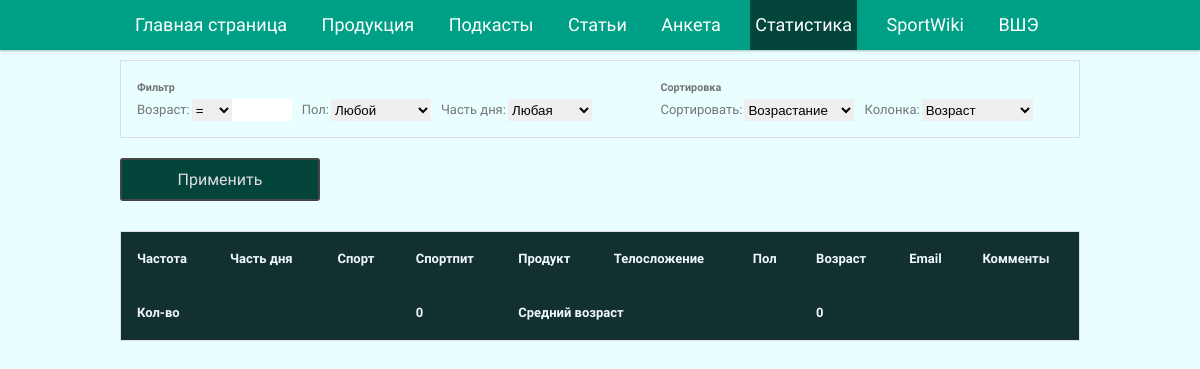
/web_app/stats (signed in), run on an earlier commit of the app's database.
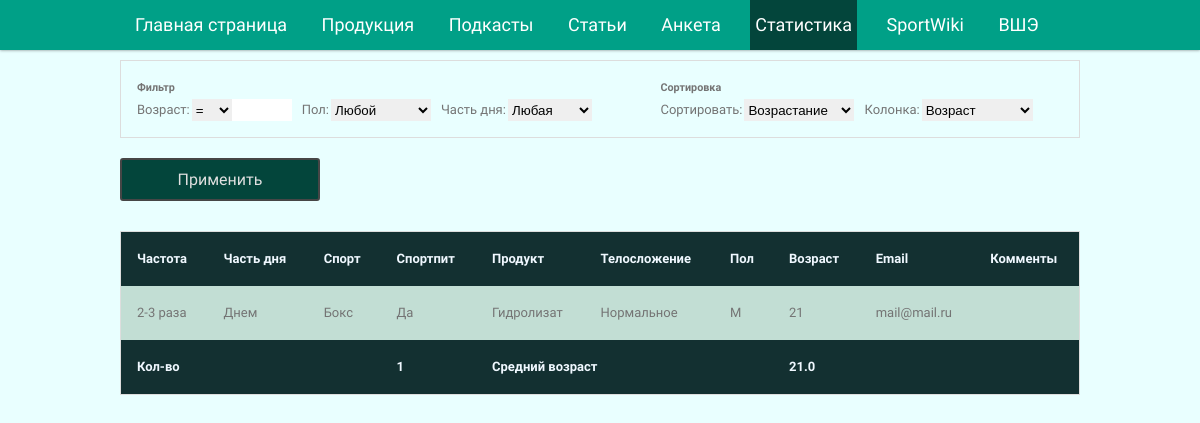
And on a later commit of the database.
### web_app/models.py (models this page shows)
class Surmodel(models.Model):
    frequency= models.CharField( max_length=100)
    partday= models.CharField( max_length=100)
    prefsport= models.CharField( max_length=500)
    consume= models.CharField( max_length=100)
    prodtype= models.CharField( max_length=500)
    bodytype= models.CharField( max_length=100)
    sex= models.CharField( max_length=100)
    age= models.IntegerField()
    email= models.CharField( max_length=100)
    comment= models.CharField( max_length=100)

### web_app/views.py (the view, shortened to what this page needs)
# urls.py: path("stats", views.stats, name="stats")
@login_required(login_url='accounts/login/')
def stats(request):
    survey_filtered = Surmodel.objects.filter(id__gte=0) #id>0
    if request.GET.get('sex'):
        if not request.GET.get('sex')=="any":
            survey_filtered=survey_filtered.filter(sex=request.GET.get('sex'))
    if request.GET.get('partday'):
        if not request.GET.get('partday')=="any":
            survey_filtered=survey_filtered.filter(partday=request.GET.get('partday'))
    if request.GET.get('sort_value'):
        if request.GET.get('sort_case')=="asc": #" asc> column"
            survey_filtered=survey_filtered.order_by(request.GET.get('sort_value'))
        else : # desc> -column
            survey_filtered=survey_filtered.order_by("-"+request.GET.get('sort_value'))
    avg_result=survey_filtered.aggregate(Avg("age"))
    calc = {
        'avg_age':round(avg_result['age__avg'] if not avg_result['age__avg']==None else 0 ,0),
        'count_rec':survey_filtered.count()
    }
    return render(request, "stats.html",{'data':survey_filtered,'calc':calc})

### web_app/templates/stats.html (shortened to what this page needs)
<!DOCTYPE html>
{% load static %}
<html>
<head>
    <link rel="stylesheet" href="static/assets/general.css">
    <link rel="stylesheet" href="static/assets/navigate.css">
    <link rel="stylesheet" href="static/assets/inputs.css">
    <link rel="stylesheet" href="static/assets/survey.css">
    <link rel="stylesheet" href="static/assets/modal.css">
</head>
<body onload="">
    <nav class="fixed-nav-bar">
        <div id="menu" class="menu">
            <ul class="menu-items">
                <li><a href="/">Главная страница</a></li>
                <li><a href="catalog">Продукция</a></li>
                <li><a href="podcats">Подкасты</a></li>
                <li><a href="articles">Статьи</a></li>
                <li><a href="surv">Анкета</a></li>
                <li class="screen-link-active"><a href="stats">Статистика</a></li>
                <li class="other_menu"><a
                        href="http://sportwiki.to/%D0%9A%D0%B0%D1%82%D0%B5%D0%B3%D0%BE%D1%80%D0%B8%D1%8F:%D0%9F%D0%B8%D1%82%D0%B0%D0%BD%D0%B8%D0%B5_%D0%B8_%D0%B4%D0%B8%D0%B5%D1%82%D1%8B"
                        target="_blank">SportWiki</a></li>
                <li><a href="mystuds">ВШЭ</a></li>
            </ul>
        </div>
    </nav>
    <section class="sectionblock" id="sec_stat">
        <div>
            <form  >
                <table><tr><td>
                <h5>Фильтр</h5>
                <div   style="display: flex; font-size: small;" >
                <span style="margin-right: 2px;">
                    Возраст:
                </span><br/>
                <select name="age_case"  style="width: 40px;">
                    <option value="eq"> = </option>
                </select>
                <input type="text" name="age_value"  style="width: 60px;margin-right: 10px;" />
                <span style="margin-right: 2px;">
                    Пол:
                </span><br/>
                <select name="sex"  style="width: 100px; margin-right: 10px;">
                    <option value="any"> Любой </option>
                </select>
                <span style="margin-right: 2px;">
                    Часть дня:
                </span><br/>
                <select name="partday" >
                    <option value="any">Любая</option>
                </select>
            </div>
            </td><td>
                <h5>Сортировка</h5>
                <div   style="display: flex; font-size: small;" >
                <span style="margin-right: 2px;">
                    Сортировать:
                </span><br/>
                <select name="sort_case"  style="width: 110px;margin-right: 10px;"">
                    <option value="asc"> Возрастание </option>
                </select>
                <span style="margin-right: 2px;">
                    Колонка:
                </span><br/>
                <select name="sort_value" >
                    <option value="age">Возраст</option>
                </select>
            </div>
            </td></tr>
        </table>
        <button type="submit" value="submit" class="button-dark button-dark_invert">
            Применить
        </button>
    </form>
        </div>
        <div style="overflow: scroll;height: 350px;">
            <table>
                <tr style="background-color: rgb(19, 48, 49);color: aliceblue;font-weight: bold;">
                    <th>Частота</th>
                    <th>Часть дня</th>
                    <th>Спорт</th>
                    <th>Спортпит</th>
                    <th>Продукт</th>
                    <th>Телосложение</th>
                    <th>Пол</th>
                    <th>Возраст</th>
                    <th>Email</th>
                    <th>Комменты</th>
                </tr>
                {% for row in data %}
                <tr>
                    <td>{{ row.frequency }}</td>
                    <td>{{ row.partday }}</td>
                    <td>{{ row.prefsport }}</td>
                    <td>{{ row.consume }}</td>
                    <td>{{ row.prodtype }}</td>
                    <td>{{ row.bodytype }}</td>
                    <td>{{ row.sex }}</td>
                    <td>{{ row.age }}</td>
                    <td>{{ row.email }}</td>
                    <td>{{ row.comment }}</td>
                </tr>
                {% endfor %}
                <tr style="background-color: rgb(19, 48, 49);color: aliceblue;font-weight: bold;" >
                    <td colspan="3">Кол-во</td>
                    <td>{{calc.count_rec}}</td>
                    <td  colspan="3"> Средний возраст</td>
                    <td>{{calc.avg_age}}</td>
                    <td colspan="2"> </td>
                </tr>
            </table>
        </div>
    </section>
</body>
</html>

### web_app/static/assets/general.css (style rules this page uses)
* { margin: 0; padding: 0; border: 0; }
*, *::before, *::after { box-sizing: border-box; }
body { font: normal 18px/22px "Varela Round", sans-serif; background-color: #e9ffff; color: #2e2e2e; }
a:link,a:visited,a:hover, a:active { text-decoration: none; }
.fixed-nav-bar { box-shadow: 0px 0px 3px 0px rgba(50, 50, 50, 0.6); }
.description,.sectionblock { width: 90%; max-width: 960px; margin: 0 auto; }
.sectionblock { color: #747474; }
.button, .button:visited, .button-dark { display: inline-block; max-width: 200px; margin: 50px 10px 30px 10px; padding: 10px; font-family: "Signika", sans-serif; color: #ffffff; border: 2px solid #ffffff; border-radius: 3px; text-transform: capitalize; text-align: center; transition: all 0.1s ease; font-size: 16px; }
.button-dark, .button-dark:visited { margin: 20px 10px 30px 0; color: #464646; border-color: #464646; background-color: transparent; }
.button-dark_invert { background-color: #03453b; color: #e0e0e0; }

### web_app/static/assets/navigate.css (style rules this page uses)
.fixed-nav-bar { position: fixed; top: 0; left: 0; right: 0; z-index: 999; width: 100%; height: 50px; background-color: #00a087; }
.fixed-nav-bar li, .fixed-nav-bar a { height: 50px; line-height: 50px; }
.menu { width: 90%; max-width: 960px; margin: 0 auto; }
.menu a, .menu a:visited { color: #ffffff; }
.menu-items { display: inline-block; }
.menu-items li { display: inline-block; margin-right: 10px; margin-left: 10px; padding-left: 5px; padding-right: 5px; }
.menu-items a { text-decoration: none; }
.screen-link-active { background-color: #03453b; color: #e0e0e0; }
.other_menu { color: #72d0f8; }

### web_app/static/assets/survey.css (style rules this page uses)
button { cursor: pointer; }

### web_app/static/assets/modal.css (style rules this page uses)
form { display: flex; flex-direction: column; align-items: left; justify-content: center; }

### web_app/templates/stats.html (style rules this page uses)
table { border-spacing: 0; width: 100%; border: 1px solid #ddd; font-size: small; }
th, td { text-align: left; padding: 16px; }
tr:nth-child(even) { background-color: #c2ded4 }

What changed in the data, as far as the page shows it:
added Surmodel: frequency "2-3 раза", partday "Днем", prefsport "Бокс", consume "Да", prodtype "Гидролизат", bodytype "Нормальное", sex "М", age "21", email "mail@mail.ru"
Also different on the page:
{{ calc.count_rec }}: "0" → "1"
{{ calc.avg_age }}: "0" → "21.0"
